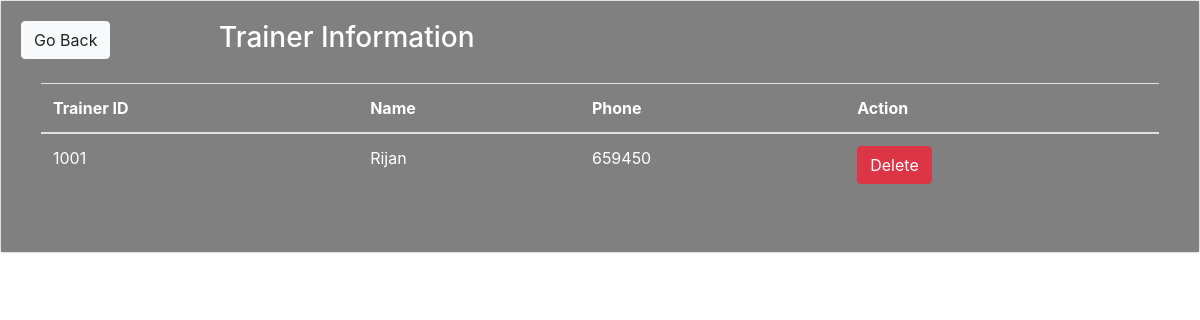
Before: /trainer.php with the older database file.
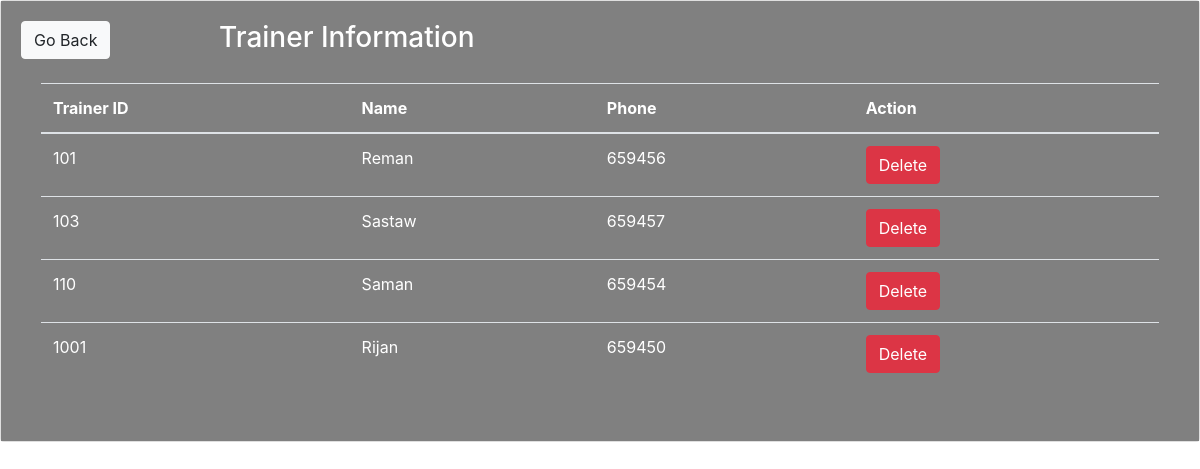
After: the same page with the newer database file.
### tables this page shows
CREATE TABLE IF NOT EXISTS `trainer` (
    `Trainer_id` int NOT NULL,
    `Name` varchar(40) NOT NULL,
    `phone` int NOT NULL,
    PRIMARY KEY (`Trainer_id`)
);

### func.php (the view, shortened to what this page needs)
<?php
$con = mysqli_connect("localhost", "root", "", "gymwebsite");
function get_trainer()
{
    global $con;
    $query = "select * from Trainer";
    $result = mysqli_query($con, $query);
    while ($row = mysqli_fetch_array($result)) {
        $Trainer_id = $row['Trainer_id'];
        $Name = $row['Name'];
        $phone = $row['phone'];
        echo "<tr>
        <td>$Trainer_id</td>
        <td>$Name</td>
            <td>$phone</td>
            <td>
                <a href='trainerdelete.php?Trainer_id=$Trainer_id'  class='btn btn-danger' style='text-decoration:none; color:white;'>Delete</a>
            </td>
        </tr>";
    }
}

### trainer.php (shortened to what this page needs)
<!DOCTYPE html>
<?php include("func.php"); ?>
<html>
<head>
    <link rel="stylesheet" href="https://maxcdn.bootstrapcdn.com/bootstrap/4.0.0-beta/css/bootstrap.min.css">
</head>
<body>
    <div class="container-fluid p-0">
        <div class="card">
            <div class="card-body" style="background-color:grey;color:#ffffff;">
                <div class="row">
                    <div class="col-md-2">
                        <a href="admin-panel.php" class="btn btn-light ">Go Back</a>
                    </div>
                    <div class="col-md-10">
                        <h3> Trainer Information</h3>
                    </div>
                </div>
                <div class="card-body">
                    <table class="table table-hover">
                        <thead>
                            <tr>
                                <th>Trainer ID</th>
                                <th>Name</th>
                                <th>Phone</th>
                                <th>Action</th>
                            </tr>
                        </thead>
                        <tbody>
                            <?php get_trainer(); ?>
                        </tbody>
                    </table>
                </div>
            </div>
        </div>
    </div>
</body>
</html>

Changed rows visible on the page:
added trainer: Trainer_id "101", Name "Reman", phone "659456"
added trainer: Trainer_id "103", Name "Sastaw", phone "659457"
added trainer: Trainer_id "110", Name "Saman", phone "659454"
